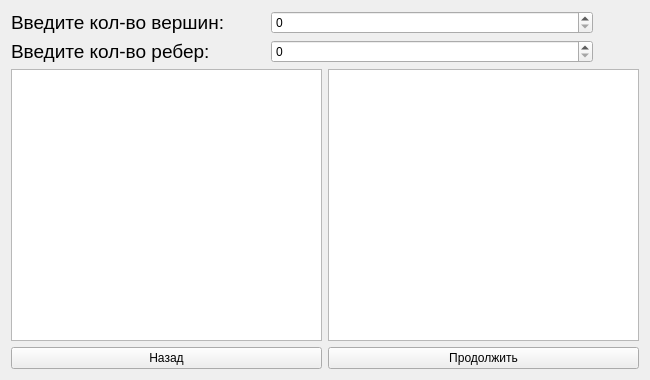
<?xml version="1.0" encoding="UTF-8"?>
<ui version="4.0">
 <class>MultRepresWindow</class>
 <widget class="QWidget" name="MultRepresWindow">
  <property name="geometry">
   <rect>
    <x>0</x>
    <y>0</y>
    <width>650</width>
    <height>380</height>
   </rect>
  </property>
  <property name="windowTitle">
   <string>GraphManager</string>
  </property>
  <property name="windowIcon">
   <iconset resource="resources.qrc">
    <normaloff>:/resourses/graph.png</normaloff>:/resourses/graph.png</iconset>
  </property>
  <layout class="QGridLayout" name="gridLayout_2">
   <item row="0" column="0" colspan="2">
    <layout class="QGridLayout" name="gridLayout">
     <item row="1" column="0">
      <widget class="QLabel" name="label_edges">
       <property name="font">
        <font>
         <pointsize>14</pointsize>
        </font>
       </property>
       <property name="text">
        <string>Введите кол-во ребер:</string>
       </property>
      </widget>
     </item>
     <item row="0" column="1">
      <widget class="QSpinBox" name="vertex_spin">
       <property name="sizePolicy">
        <sizepolicy hsizetype="Minimum" vsizetype="Fixed">
         <horstretch>10</horstretch>
         <verstretch>0</verstretch>
        </sizepolicy>
       </property>
      </widget>
     </item>
     <item row="1" column="1">
      <widget class="QSpinBox" name="edges_spin"/>
     </item>
     <item row="0" column="0">
      <layout class="QHBoxLayout" name="horizontalLayout_2">
       <item>
        <widget class="QLabel" name="label_vertex">
         <property name="font">
          <font>
           <pointsize>14</pointsize>
          </font>
         </property>
         <property name="text">
          <string>Введите кол-во вершин:</string>
         </property>
        </widget>
       </item>
       <item>
        <spacer name="horizontalSpacer">
         <property name="orientation">
          <enum>Qt::Horizontal</enum>
         </property>
         <property name="sizeHint" stdset="0">
          <size>
           <width>40</width>
           <height>20</height>
          </size>
         </property>
        </spacer>
       </item>
      </layout>
     </item>
     <item row="0" column="2">
      <widget class="QPushButton" name="pushButton">
       <property name="sizePolicy">
        <sizepolicy hsizetype="Fixed" vsizetype="Fixed">
         <horstretch>0</horstretch>
         <verstretch>0</verstretch>
        </sizepolicy>
       </property>
       <property name="text">
        <string/>
       </property>
       <property name="icon">
        <iconset resource="resources.qrc">
         <normaloff>:/resourses/what.png</normaloff>:/resourses/what.png</iconset>
       </property>
       <property name="iconSize">
        <size>
         <width>32</width>
         <height>32</height>
        </size>
       </property>
       <property name="flat">
        <bool>true</bool>
       </property>
      </widget>
     </item>
    </layout>
   </item>
   <item row="2" column="0" colspan="2">
    <layout class="QHBoxLayout" name="horizontalLayout">
     <item>
      <widget class="QPushButton" name="btn_back">
       <property name="text">
        <string>Назад</string>
       </property>
      </widget>
     </item>
     <item>
      <widget class="QPushButton" name="btn_cont">
       <property name="text">
        <string>Продолжить</string>
       </property>
      </widget>
     </item>
    </layout>
   </item>
   <item row="1" column="0">
    <widget class="QTableWidget" name="table_names">
     <property name="sizePolicy">
      <sizepolicy hsizetype="Expanding" vsizetype="Expanding">
       <horstretch>100</horstretch>
       <verstretch>0</verstretch>
      </sizepolicy>
     </property>
    </widget>
   </item>
   <item row="1" column="1">
    <widget class="QTableWidget" name="table_Widget">
     <property name="sizePolicy">
      <sizepolicy hsizetype="Expanding" vsizetype="Expanding">
       <horstretch>100</horstretch>
       <verstretch>0</verstretch>
      </sizepolicy>
     </property>
    </widget>
   </item>
  </layout>
 </widget>
 <resources>
  <include location="resources.qrc"/>
 </resources>
 <connections/>
</ui>
